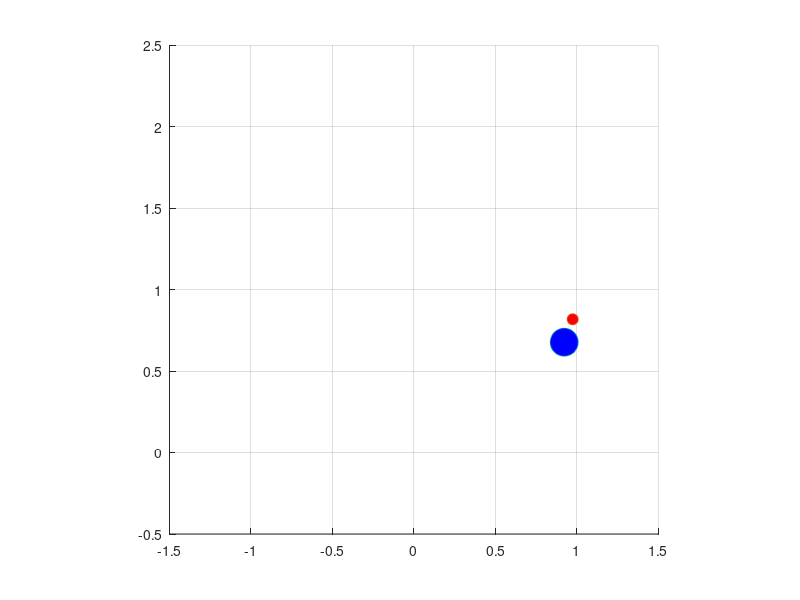

MATLAB code for this plot:
clear;
close all;

dt = 0.1; % 時間刻み=離散時間Tsとして使用
Tfin = 15.0; % シミュレーション終了時間
t1 = [0:dt:Tfin];

u1 = ones(1,length(t1)) * 0.5;
u2 = ones(1,length(t1)) * (0.5);

si = zeros(length(t1),3);
si(1,:) = [0 0 0];% センサ変数の初期値を設定

x = si(1,1) + 0.15 * cos(si(1,3));
y = si(1,2) + 0.15 * sin(si(1,3));

hold on;
axis equal;
grid on;

axis([-1.5 1.5 -0.5 2.5])

h = plot(si(1,1),si(1,2), 'o', 'MarkerSize' ,20, 'MarkerFaceColor', 'b');
h2 = plot(x,y,'o', 'MarkerSize' ,8, 'MarkerFaceColor', 'r');

for i = 1:length(t1)

    if i ~= length(t1)
        %θ(n),すなわち si(i+1,3) をx(n),y(n)の計算に使う
        si(i+1,3) = si(i,3) + u2(i) * dt;
        si(i+1,1) = si(i,1) + u1(i) * cos(si(i+1,3)) * dt;
        si(i+1,2) = si(i,2) + u1(i) * sin(si(i+1,3)) * dt;
    end

    set(h, 'XData', si(i,1),'YData', si(i,2));
    set(h2, 'XData', si(i,1) + 0.15 * cos(si(i,3)),'YData', si(i,2) + 0.15 * sin(si(i,3)));

    drawnow;

    %%%- if output gif, uncomment bellow---%%%
    % F = getframe(gcf);
    % [X,map] = rgb2ind(F.cdata,256); % RGBデータをインデックス付きデータに変更
    % if i==1
    %     pause(2)
    %     % GIFファイルに書き出し
    %     imwrite(X,map,'TwoWheels.gif')
    % else
    %     % 2回目以降は'append'でアニメーションを作成
    %     imwrite(X,map,'TwoWheels.gif','WriteMode','append')
    % end

end
